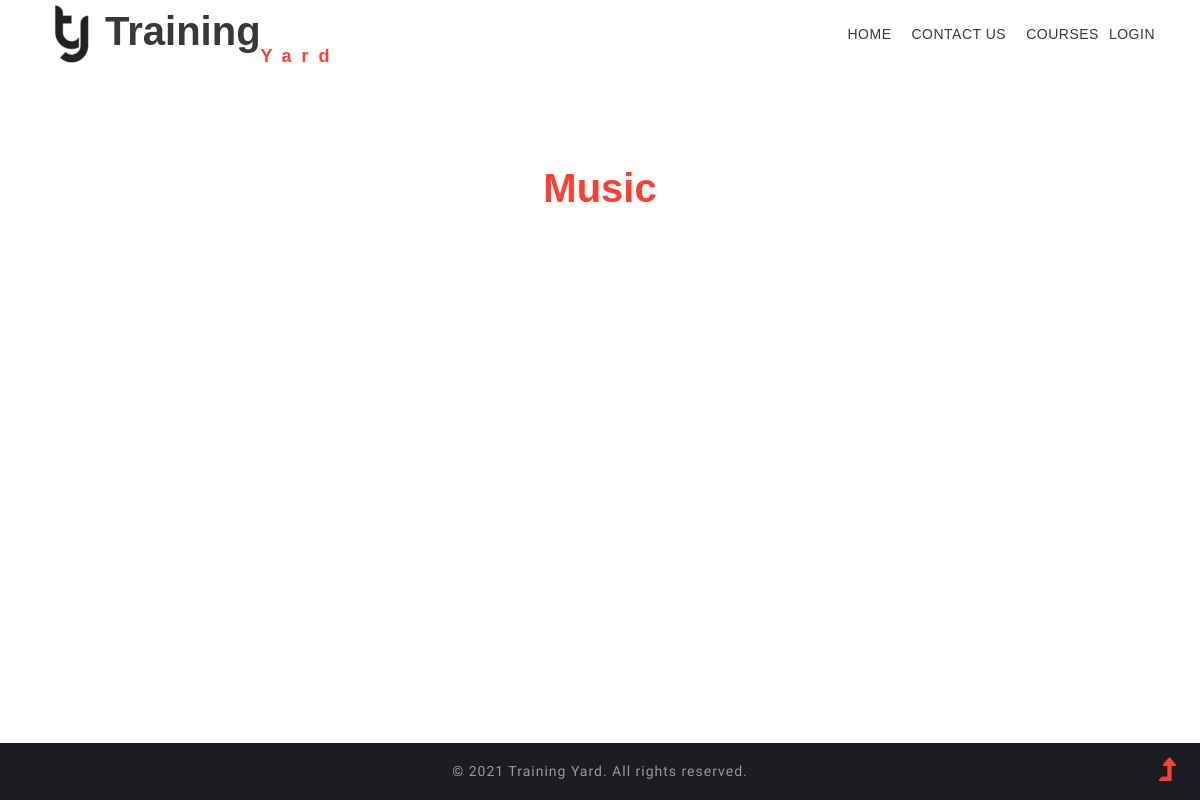
/subcategory/6, run on an earlier commit of the app's database.
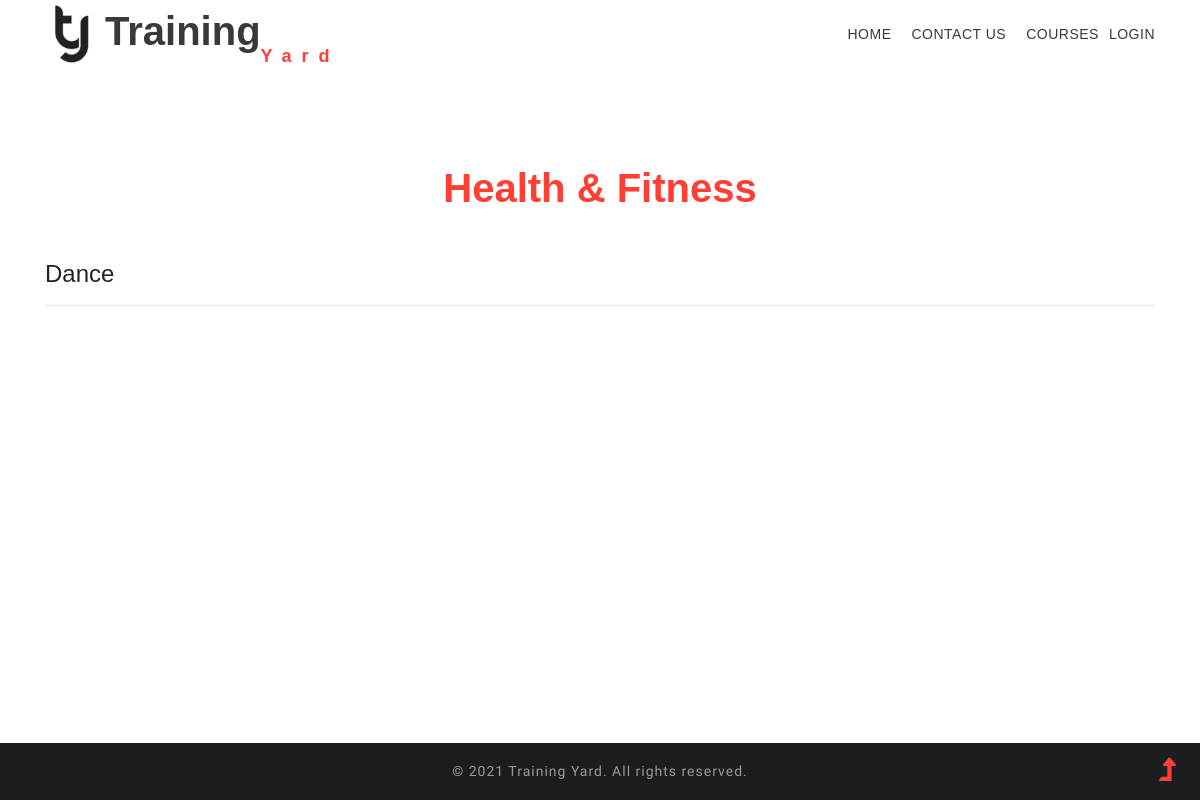
And on a later commit of the database.
### trainingyard/models.py (models this page shows, shortened)
class Categories(models.Model):
    name = models.CharField(max_length=200, null=True)
    image = models.ImageField(upload_to='static/images/categories', default="profile1.png", null=True, blank=True)
    def __str__(self):
        return self.name

class SubCategories(models.Model):
    name = models.CharField(max_length=200, null=True)
    category = models.ForeignKey(Categories, null=True, on_delete=models.SET_NULL)
    image = models.ImageField(upload_to='static/images/subcategories', default="profile1.png", null=True, blank=True)

### trainingyard/views.py (the view)
# urls.py: path('subcategory/<int:category_id>', views.subCategoriesView, name="subcategories"),
def subCategoriesView(request, category_id):
    grp = ""
    if request.user.groups.all():
        grp=request.user.groups.all()[0].name
    if category_id == 0:
        courses_qs = Categories.objects.all()
        return render(request, 'accounts/allcourses.html', {"courses_qs": courses_qs,"group":grp})
    else:
        category_qs = Categories.objects.get(pk=category_id)
        subcategory_qs = Course.objects.all()
        subcategoryNames_qs = SubCategories.objects.filter(category__id=category_id)
        return render(request, 'accounts/subcategory.html', {"subcategory_qs": subcategory_qs, "category": category_qs,
                                                             "subcategoryNames_qs": subcategoryNames_qs})

### trainingyard/templates/accounts/subcategory.html (shortened to what this page needs)
{% extends 'accounts/base.html'%}
{% block content %}
{% load static %}
	<section class="portfolio py-5">
		<div class="container py-xl-5 py-lg-3">
			<div class="title-section text-center mb-md-5 mb-4">
				<h3 class="w3ls-title mb-3"><span>{{category}} </span></h3>
			</div>
			{% for sub in subcategoryNames_qs %}
			<h4> {{sub.name}} </h4>
			<hr>
			<br><br>
			{% endfor %}
		</div>
	</section>
{% endblock %}

### trainingyard/templates/accounts/base.html (shortened to what this page needs)
<!DOCTYPE html>
{% load static %}
<head>
	<link rel="stylesheet" href="{% static 'css/bootstrap.css' %}">
	<link rel="stylesheet" href="{% static 'css/style.css' %}" type="text/css" media="all" />
	<link rel="stylesheet" href="{% static 'css/carousal_style.css' %}" type="text/css" media="all" />
	<link href="{% static 'css/font-awesome.min.css' %}" rel="stylesheet">
	<link href="{% static 'css/owl.theme.css' %}" rel="stylesheet">
	<link href="{% static 'css/owl-carousel.css' %}" rel="stylesheet">
</head>
<body>
	<div class="main-top py-1">
		<div class="container">
			<div class="nav-content">
				<h1>
					<a id="logo" class="logo" href="/">
						<img src="/static/images/logo.png" alt="" class="img-fluid">Training <span>Yard</span>
					</a>
				</h1>
				<div class="nav_web-dealingsls">
						<nav>
							<ul class="menu">
								<li><a href="/">home</a></li>
								<li><a href="/contact/">Contact Us</a></li>
								<li><a href="/subcategory/0">Courses</a></li>
								{% if group == "customer" %}
									<li><a href="/uprofile/">My Profile</a></li>
									<li><a href="/logout_view/">Logout</a></li>
								{% elif group == "seller" %}
									<li><a href="/sprofile/">My Profile</a></li>
									<li><a href="/logout_view/">Logout</a></li>
								{%else%}
									<li><a href="/login/">Login</a></li>
								{% endif %}
							</ul>
						</nav>
				</div>
			</div>
		</div>
	</div>
{% block content %}
{% endblock %}
	<div class="cpy-right text-center py-3" style="bottom:0px;position:fixed;width:100%;">
		<p>© 2021 Training Yard. All rights reserved.
		</p>
	</div>
	<a href="#" class="move-top text-center">
		<span class="fa fa-level-up" aria-hidden="true"></span>
	</a>
</body>
</html>

### static/css/style.css (style rules this page uses)
body { padding: 0; margin: 0; background: #FFF; font-family: 'Comfortaa', cursive; }
h1, h2, h3, h4, h5, h6 { margin: 0; padding: 0; font-family: 'Comfortaa', cursive; }
p { margin: 0; padding: 0; font-size: 17px; line-height: 25px; color: #999; font-family: 'Comfortaa', cursive; font-weight: normal; }
ul, ol { margin: 0; padding: 0; }
a.move-top { position: fixed; bottom: 1.5%; right: 2%; z-index: 0; }
a.move-top span { color: #ff3f34; font-size: 30px; }
nav li:last-child { margin: 0; }
.nav-content { display: flex; align-items: center; }
.nav_web-dealingsls { margin-left: auto; }
nav { margin: 0; padding: 0; }
nav:after { content: ""; display: table; clear: both; }
nav ul { padding: 0; margin: 0; list-style: none; position: relative; }
nav ul li { display: inline-block; float: left; }
nav li { margin: 0 10px; }
nav a { color: #3a3939; font-weight: 400; font-size: 14px; display: inline-block; text-transform: uppercase; letter-spacing: .5px; }
li>a:only-child:after { content: ''; }
a.logo { color: #3a3939; font-size: 40px; padding: 0; font-weight: bold; position: relative; }
a.logo span { color: #ff3f34; font-size: 18px; letter-spacing: 10px; font-weight: 800; position: absolute; right: 10; bottom: -15px; }
h3.w3ls-title { font-size: 40px; font-weight: 600; color: #333; }
h3.w3ls-title span { color: #ff3f34; }
.w3ls-bnrbtm, .single-page, .portfolio, .ab-info-main,.about-bottom { position: relative; z-index: 1; background: #fff; }
.cpy-right { background: #1c1d21; }
.cpy-right p { letter-spacing: 1px; font-size: 14px; }

### static/css/carousal_style.css (style rules this page uses)
html, body { margin: 0; font-size: 100%; background: #fff; font-family: 'Work Sans', sans-serif; }
body a { text-decoration: none; transition: 0.5s all; -webkit-transition: 0.5s all; -moz-transition: 0.5s all; -o-transition: 0.5s all; -ms-transition: 0.5s all; }
h1, h2, h3, h4, h5, h6 { margin: 0; font-family: 'Work Sans', sans-serif; }
p { margin: 0; letter-spacing: 1px; font-size: 0.9em; }
ul { margin: 0; padding: 0; }

What changed in the data, as far as the page shows it:
changed Categories: name "Music" → "Health & Fitness"
now on this page (row edited): SubCategories: name "Dance"
